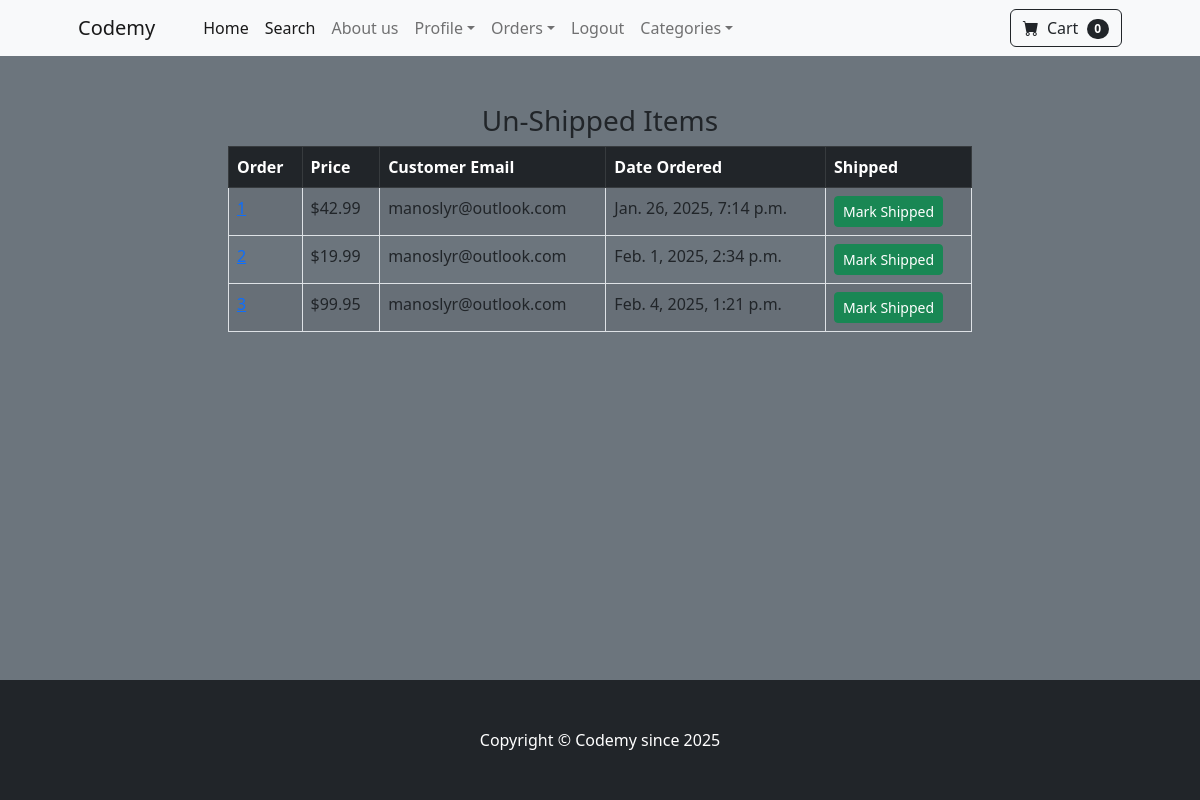
Page /payment/not_shipped_dash (signed in) on the committed database.
### payment/models.py (models this page shows, shortened)
class Order(models.Model):
	user = models.ForeignKey(User, on_delete=models.CASCADE, null=True, blank=True)
	full_name = models.CharField(max_length=250)
	email = models.EmailField(max_length=250)
	shipping_address = models.TextField(max_length=15000)
	amount_paid = models.DecimalField(max_digits=7, decimal_places=2)
	date_ordered = models.DateTimeField(auto_now_add=True)
	shipped = models.BooleanField(default=False)
	date_shipped = models.DateTimeField(blank=True, null=True)

### payment/views.py (the view, shortened to what this page needs)
# urls.py: path('not_shipped_dash', views.not_shipped_dash, name="not_shipped_dash"),
def not_shipped_dash(request):
	if request.user.is_authenticated and request.user.is_superuser:
		orders = Order.objects.filter(shipped=False)
		return render(request, "payment/not_shipped_dash.html", {"orders":orders})
	else:
		messages.success(request, "Access Denied")
		return redirect('home')

### cart/cart.py (called while the page is built)
    def __len__(self):
        return len(self.cart)

### cart/context_processors.py (called while the page is built)
def cart(request):
	return {'cart': Cart(request)}

### payment/templates/payment/not_shipped_dash.html (shortened to what this page needs)
{% extends 'base.html' %}
{% block content %}
        <div class="container">
        	<div class="row">
        		<center>
        			<div class="col-8">
        				<br/><br/>
<h3>Un-Shipped Items</h3>
<table class="table table-striped table-hover table-bordered">
  <thead class="table-dark">
    <tr>
      <th scope="col">Order</th>
      <th scope="col">Price</th>
      <th scope="col">Customer Email</th>
      <th scope="col">Date Ordered</th>
      <th scope="col">Shipped</th>
    </tr>
  </thead>
  <tbody>
  	{% for item in orders %}
    <tr>
      <td><a href="{% url 'orders' item.id %}">{{ item.id }}</a></td>
      <td>${{ item.amount_paid }}</td>
      <td>{{ item.email }}</td>
      <td>{{ item.date_ordered }}</td>
      <td>
        <form method="POST">
          <button type="Submit" class="btn btn-success btn-sm">Mark Shipped</button>
        </form>
      </td>
    </tr>
    {% endfor %}
  </tbody>
</table>
<br/><br/>
<br/><br/>
        			</div>
        		</center>
        	</div>
        </div>
{% endblock %}

### store/templates/base.html (style rules this page uses)
body { background-color: #6c757d; display: flex; flex-direction: column; min-height: 100vh; }
html, body { height: 100%; margin: 0; display: flex; flex-direction: column; }

### rows in the picture
Order: amount_paid "42.99", email "manoslyr@outlook.com", date_ordered "Jan. 26, 2025, 7:14 p.m."
Order: amount_paid "19.99", email "manoslyr@outlook.com", date_ordered "Feb. 1, 2025, 2:34 p.m."
Order: amount_paid "99.95", email "manoslyr@outlook.com", date_ordered "Feb. 4, 2025, 1:21 p.m."

### other values in the picture
{{ cart | length }} "0"
